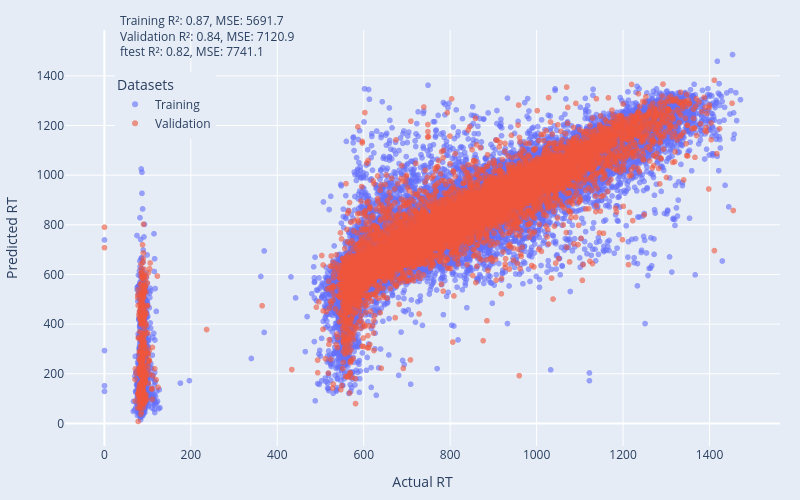

Notebook source saved alongside this figure:
### Code cell
train_y_pred, train_y_true = make_prediction(config, train_loader)
#train_mse = mean_squared_error(train_y_true, train_y_pred.squeeze())
#train_r2 = r2_score(train_y_true, train_y_pred.squeeze())
#print(f"train r2={train_r2:.2} mse={train_mse:.2}")
valid_y_pred, valid_y_true = make_prediction(config, valid_loader)
#valid_mse = mean_squared_error(valid_y_true, valid_y_pred.squeeze())
#valid_r2 = r2_score(valid_y_true, valid_y_pred.squeeze())
#print(f"valid r2={valid_r2:.2} mse={valid_mse:.2}")
ftest_y_pred, ftest_y_true = make_prediction(config, ftest_loader)
#ftest_mse = mean_squared_error(ftest_y_true, ftest_y_pred.squeeze())
#ftest_r2 = r2_score(ftest_y_true, ftest_y_pred.squeeze())
#print(f"ftest r2={ftest_r2:.2} mse={ftest_mse:.2}")

# Combine training and validation for scatter plot
new_train_set = pd.DataFrame({"rt": train_y_true.numpy(),"predicted_rt": train_y_pred.numpy().squeeze()})
new_valid_set = pd.DataFrame({"rt": valid_y_true.numpy(),"predicted_rt": valid_y_pred.numpy().squeeze()})
new_train_set['set'] = 'Training'
new_valid_set['set'] = 'Validation'
combined_data = pd.concat([new_train_set[['rt', 'predicted_rt', 'set']], new_valid_set[['rt', 'predicted_rt', 'set']]])

# Scatter plot for training and validation sets
title_text = (
    f"Training R²: {train_r2:.2f}, MSE: {train_mse:.1f}<br>"
    f"Validation R²: {valid_r2:.2f}, MSE: {valid_mse:.1f}<br>"
    f"ftest R²: {ftest_r2:.2f}, MSE: {ftest_mse:.1f}"
)

fig = px.scatter(
    combined_data, x='rt', y='predicted_rt', color='set',
    title=title_text,
    labels={'rt': 'Actual RT', 'predicted_rt': 'Predicted RT'},
    opacity=0.6
)

fig.update_layout(
    plot_bgcolor='rgba(229, 236, 246,1)',
    paper_bgcolor='rgba(229, 236, 246,1)',
    width=800,
    height=500,
    margin=dict(l=20, r=20, t=30, b=20),
    title_font_size=12, # Adjust title font size here
    title_x=0.15, # Center the title horizontally (0 is left, 1 is right)
    title_y=0.95, # Adjust vertical position (0 is bottom, 1 is top)
    legend=dict(
        title="Datasets", # Change legend title
        yanchor="top",
        y=0.9,
        xanchor="left",
        x=0.07
    )
)

fig.show()
fig.write_image("images/Figure-3.7-GCN-Random-Opt.svg")

### Figure 1 — Plotly figure (JSON) as saved in the notebook; plotly's stock layout.template omitted (floating-point values rounded to 4 significant figures; data arrays with more than 128 entries replaced by an {"elided": "..."} marker saying what was removed)
{"data": [{"hovertemplate": "set=Training<br>Actual RT=%{x}<br>Predicted RT=%{y}<extra></extra>", "legendgroup": "Training", "marker": {"color": "#636efa", "opacity": 0.6, "symbol": "circle"}, "mode": "markers", "name": "Training", "showlegend": true, "type": "scattergl", "x": {"elided": "56058 float values"}, "xaxis": "x", "y": {"elided": "56058 float values"}, "yaxis": "y"}, {"hovertemplate": "set=Validation<br>Actual RT=%{x}<br>Predicted RT=%{y}<extra></extra>", "legendgroup": "Validation", "marker": {"color": "#EF553B", "opacity": 0.6, "symbol": "circle"}, "mode": "markers", "name": "Validation", "showlegend": true, "type": "scattergl", "x": {"elided": "11974 float values"}, "xaxis": "x", "y": {"elided": "11974 float values"}, "yaxis": "y"}], "layout": {"height": 500, "legend": {"title": {"text": "Datasets"}, "tracegroupgap": 0, "x": 0.07, "xanchor": "left", "y": 0.9, "yanchor": "top"}, "margin": {"b": 20, "l": 20, "r": 20, "t": 30}, "paper_bgcolor": "rgba(229, 236, 246,1)", "plot_bgcolor": "rgba(229, 236, 246,1)", "title": {"font": {"size": 12}, "text": "Training R²: 0.87, MSE: 5691.7<br>Validation R²: 0.84, MSE: 7120.9<br>ftest R²: 0.82, MSE: 7741.1", "x": 0.15, "y": 0.95}, "width": 800, "xaxis": {"anchor": "y", "domain": [0, 1], "title": {"text": "Actual RT"}}, "yaxis": {"anchor": "x", "domain": [0, 1], "title": {"text": "Predicted RT"}}}}
